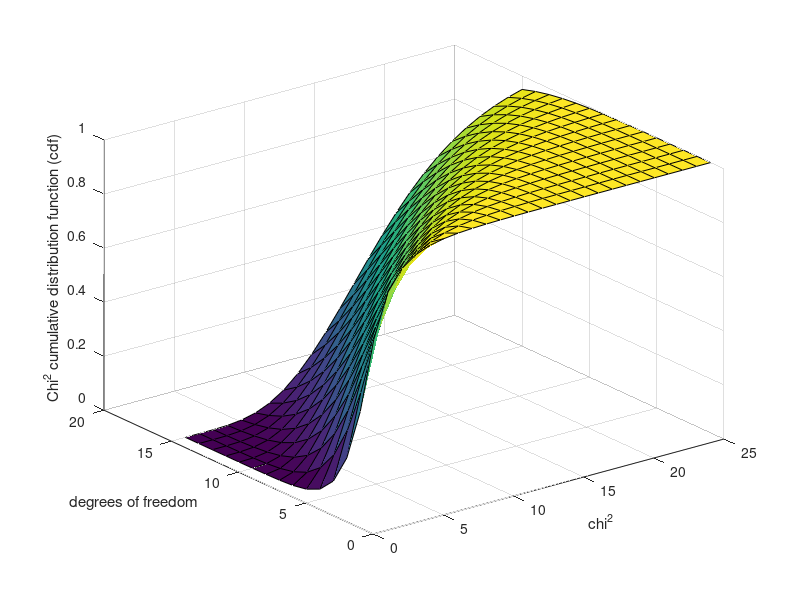
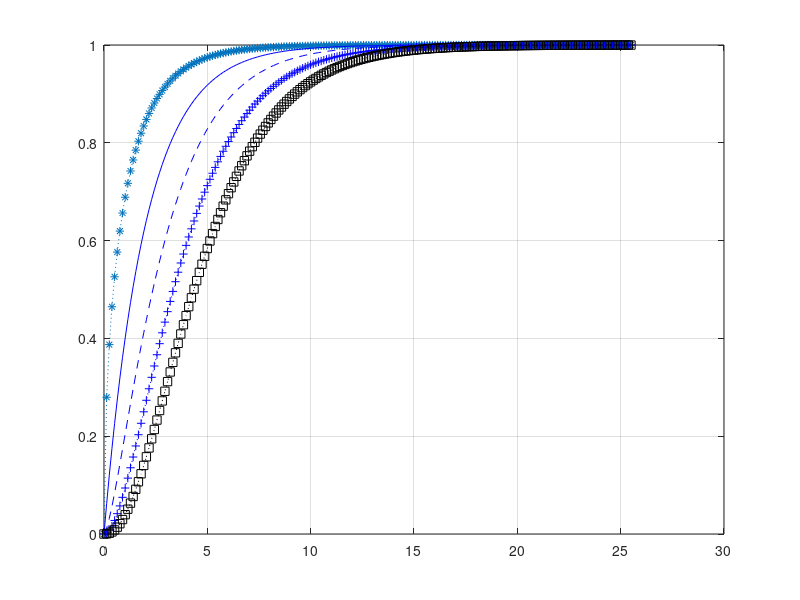

MATLAB code for these plots, in order: (Note: this script raises an error after producing the figures.)
x1 = 1.0:25.5; v = 1:15;
[X1,V] = meshgrid(x1,v);
probability = chi2cdf(X1(:),V(:))
probability = reshape(probability,length(v),length(x1));
surf(x1,v,probability)
xlabel('chi^{2}'); ylabel('degrees of freedom'); zlabel('Chi^{2} cumulative distribution function (cdf)')
% print -deps plot_chi2_cdf_dof

figure 

x1 = linspace(0.0,25.5,200);
prob1 = chi2cdf(x1,1);
prob2 = chi2cdf(x1,2);
prob3 = chi2cdf(x1,3);
prob4 = chi2cdf(x1,4);
prob5 = chi2cdf(x1,5);
plot(x1,prob1,':*', x1,prob2,'b-',x1,prob3,'b--', x1, prob4,'b:+',x1, prob5,':ks')
grid on
legend('1 d.o.f.','2 d.o.f.','3 d.o.f.','4 d.o.f.','5 d.o.f.',0);
% probability = reshape(probability,length(v),length(x1));
% plot3(x1,v,probability)
% plot(x1,probability)
xlabel('chi^{2}'); ylabel('Chi^{2} cumulative distribution function (cdf)')
% print -deps plot2D_chi2_cdf_dof


% >> as = 1.0:0.005:1.2;
% >> bs = 1.4:0.005:1.6;
% >> cs = 1.7:0.005:1.9;
% >> [X1,X2] = meshgrid(as,bs);
% >> f = subs(chisq);
% >> f = reshape(f,length(bs),length(as));